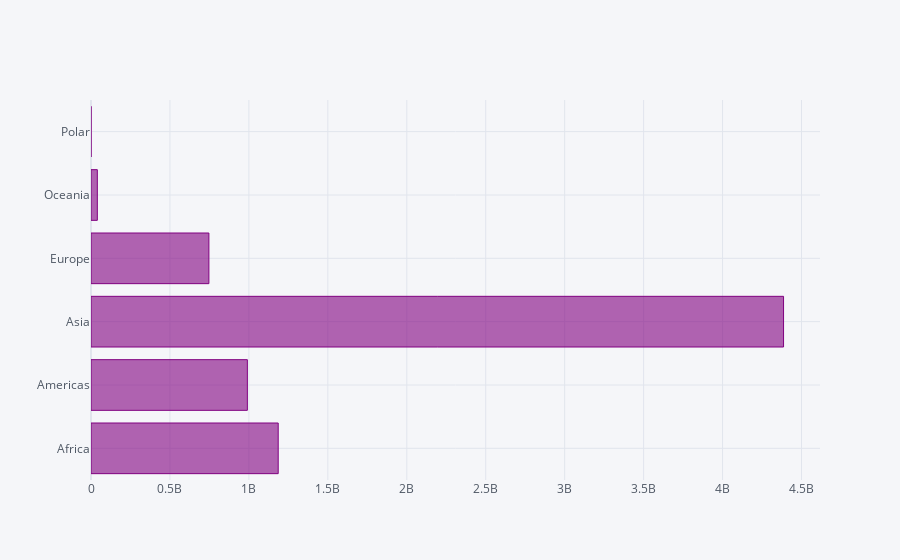

This figure's notebook cell:
### Code cell
df.groupby(by= "region").sum()[1:]["population"].iplot(kind="barh",colors= "Purple")

### Figure 1 — Plotly figure (JSON) as saved in the notebook; plotly's stock layout.template omitted (floating-point values rounded to 4 significant figures)
{"data": [{"marker": {"color": "rgba(128, 0, 128, 0.6)", "line": {"color": "rgba(128, 0, 128, 1.0)", "width": 1}}, "name": "population", "orientation": "h", "text": "", "type": "bar", "x": [1185705747, 990317681, 4386254784, 746688182, 40169837, 1000], "y": ["Africa", "Americas", "Asia", "Europe", "Oceania", "Polar"]}], "layout": {"legend": {"bgcolor": "#F5F6F9", "font": {"color": "#4D5663"}}, "paper_bgcolor": "#F5F6F9", "plot_bgcolor": "#F5F6F9", "title": {"font": {"color": "#4D5663"}}, "xaxis": {"gridcolor": "#E1E5ED", "showgrid": true, "tickfont": {"color": "#4D5663"}, "title": {"font": {"color": "#4D5663"}, "text": ""}, "zerolinecolor": "#E1E5ED"}, "yaxis": {"gridcolor": "#E1E5ED", "showgrid": true, "tickfont": {"color": "#4D5663"}, "title": {"font": {"color": "#4D5663"}, "text": ""}, "zerolinecolor": "#E1E5ED"}}}
